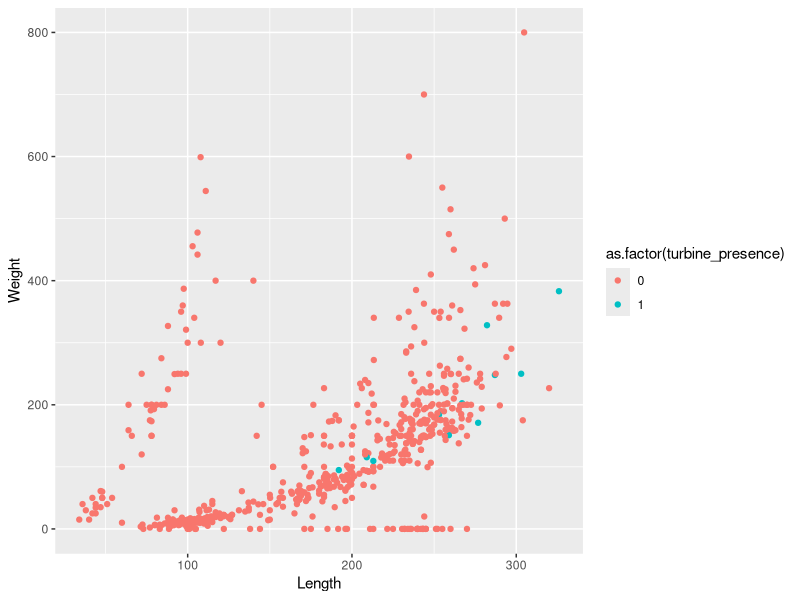
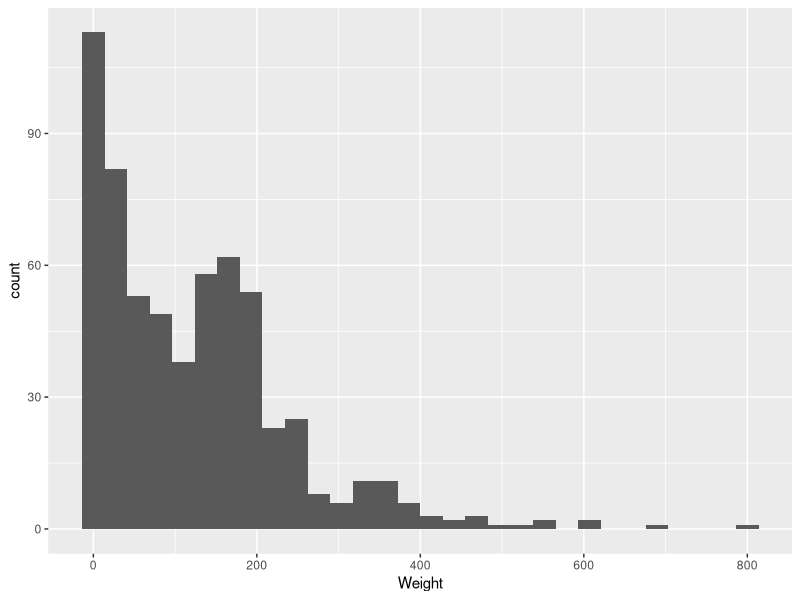
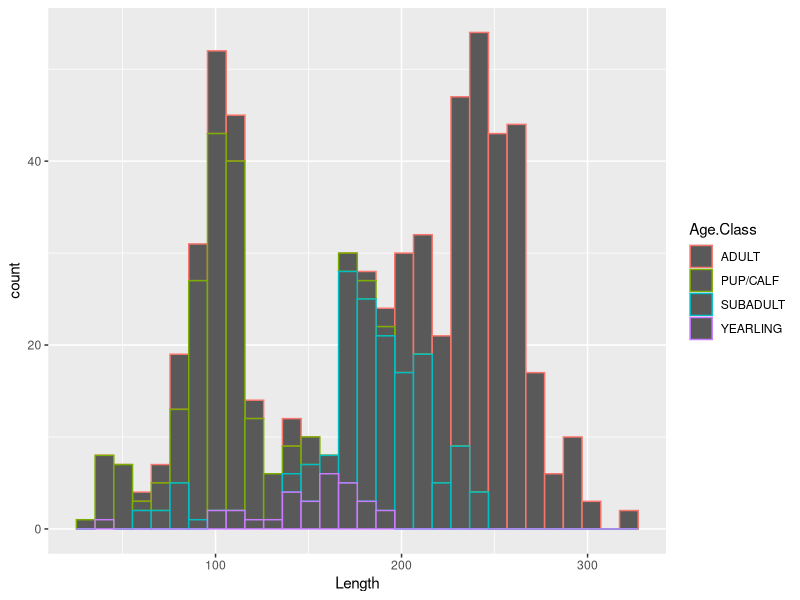

R code for these plots, in order:
## ---- chunk 1
knitr::opts_chunk$set(echo = TRUE)
## ---- chunk 2
#loading packages
library(tidyverse)
library(ggplot2)
library(GGally)
library(rmarkdown)
#setting WD
setwd("/home/guest/Stat_Modeling_Lab/ENV710Ayoung_Emma")

#read in data for problems 1-2
strandings <- read.csv("dolphins_cleaned.csv")
#attach data
attach(strandings)

## ---- chunk 3
#remove NAs
cleaned_strandings <- na.omit(strandings)

#remove unneeded covariates
cleaned_strandings <- subset(cleaned_strandings, select = -c(Shot, Fishery.Interaction))

#removing blanks in Age.Class
cleaned_strandings <- cleaned_strandings[!grepl("^\\s*$", cleaned_strandings$Age.Class), ]
#removing unknowns in Age.Class
cleaned_strandings <- cleaned_strandings[!cleaned_strandings$Age.Class %in% c("UNKNOWN"), ]

#create binary covariate for wind turbine presence in state
cleaned_strandings <- cleaned_strandings %>%
  mutate(turbine_presence = if_else(State %in% c("VA", "NY", "RI", "MA"), 1, 0))

#creating subset using collision observations
subset <- cleaned_strandings[!grepl("^\\s*$", cleaned_strandings$Boat.Collision), ]

subset <- subset[!subset$Boat.Collision %in% c("C"), ]

#count of strandings in wind farm states = 6
sum(subset$turbine_presence)

#count of strandings in turbine states = 12
sum(cleaned_strandings$turbine_presence)

plot <- ggplot(cleaned_strandings, aes(x = Length, y = Weight, color = as.factor(turbine_presence))) +
  geom_point()
plot

plot1 <- ggplot(cleaned_strandings, aes(x = Weight)) +
  geom_histogram()
plot1

plot2 <- ggplot(cleaned_strandings, aes(x = Length, color = Age.Class)) +
  geom_histogram()
plot2
